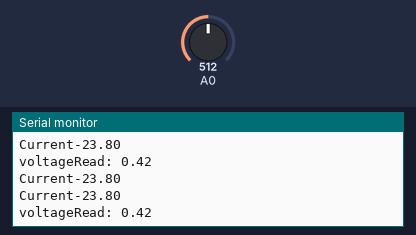
Bench run of a sketch on a simulated Arduino Uno, built with avr-gcc and run on an emulated ATmega328P. Parts: the last lines printed to the serial monitor. The test bench sets the inputs (shaded band); at power-on: A0 = 512.

Above: at 1.2 s.
1.3 s: A0 set to 716
At 2.4 s:
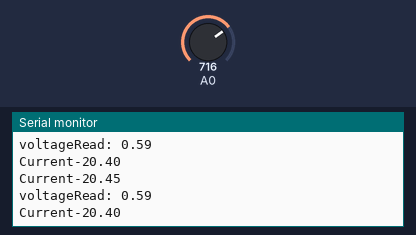
2.8 s: A0 set to 900
At 2.87 s:
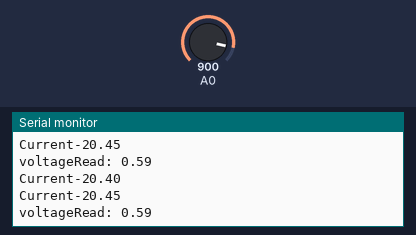
Timing chart, 0 to 5.8 s (numbered marks = the images above; inputs shaded):
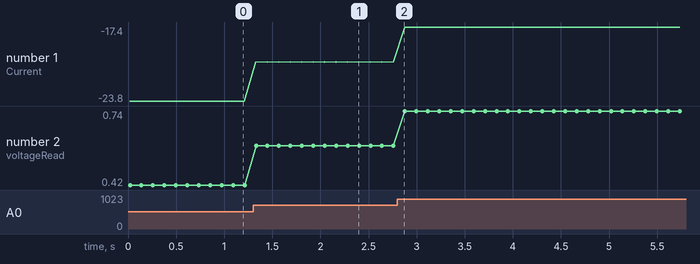

The sketch:

testingDCcurretn.ino
```cpp
void setup() {
  Serial.begin(115200);
}

void loop() {
  float voltage = 0;
  int sample =150;
  float sum = 0;
  for (int i=0 ; i<=sample; i++){
    sum = sum + analogRead(A0);
  }
  voltage = sum/sample;
  voltage = voltage *3.36/4095.0;
  float current = (voltage - 1.62)*1/0.0503; //need to determind this
  Serial.println("Current"+String((int(round(current*10)))/10.0));
    Serial.println("Current"+String(current));

  Serial.println("voltageRead: "+String(voltage));
  delay(100);
}
```

Measured:
- after the input at 1.3 s, the serial monitor: prints a new line at once (image 1)
- plotted number 1: -23.8 → -20.45 after the input at 1.3 s, -20.45 → -17.43 after the input at 2.8 s
- plotted number 2: 0.42 → 0.59 after the input at 1.3 s, 0.59 → 0.74 after the input at 2.8 s
